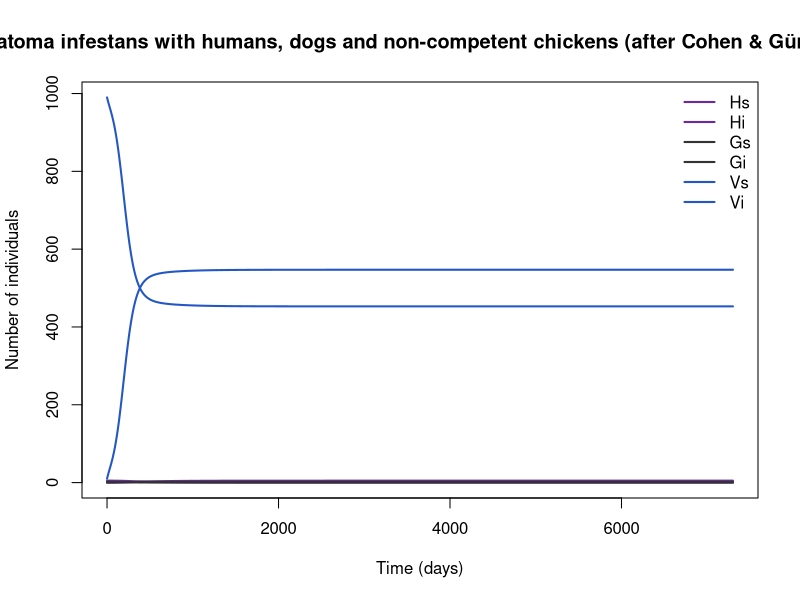

R code for this plot:
## Domestic Chagas transmission: Triatoma infestans with humans, dogs and non-competent chickens (after Cohen & Gürtler 2001) [ILLUSTRATIVE-COMPOSITE]
## Chagas disease (Trypanosoma cruzi), rural households, Santiago del Estero, Argentina.
## Parameter values: 0 of 14 checked against the source; the rest are recalled or illustrative.
## Reference: Cohen JE, Gürtler RE (2001). Modeling household transmission of American trypanosomiasis. Science 293(5530):694–698
## Source: https://doi.org/10.1126/science.1060638
##
## Generated from a compartmental model diagram (model format v1).
## Regenerating from the same diagram always gives this exact file.
##
## Compartments: Hs, Hi, Gs, Gi, Vs, Vi
## Flows (time unit: days):
##   (outside) -> Hs  : mu_hum * Nh
##   Hs -> Hi         : lam_hum * Hs
##   Hs -> (outside)  : mu_hum * Hs
##   Hi -> (outside)  : mu_hum * Hi
##   (outside) -> Gs  : mu_dog * Ng
##   Gs -> Gi         : lam_dog * Gs
##   Gs -> (outside)  : mu_dog * Gs
##   Gi -> (outside)  : mu_dog * Gi
##   (outside) -> Vs  : r_bug * Nv
##   Vs -> Vi         : lam_bug * Vs
##   Vs -> (outside)  : (mu_bug + (r_bug - mu_bug) * Nv / K_bug) * Vs
##   Vi -> (outside)  : (mu_bug + (r_bug - mu_bug) * Nv / K_bug) * Vi

library(deSolve)

# ---- Time ------------------------------------------------------------
times <- seq(0, 7300, by = 10)  # days

# ---- Parameters ------------------------------------------------------
parameters <- c(
  a_b = 0.1429,      # blood meals per bug per day (weekly) (1/day)
  w_hum = 1,         # feeding weight on humans
  w_dog = 2.5,       # feeding weight on dogs (dogs preferred)
  w_chk = 1,         # feeding weight on chickens
  N_chk = 5,         # constant (chickens)
  p_vh = 5.8e-4,     # bug → human per-contact probability (Nouvellet 2013)
  p_vg = 0.001,      # bug → dog per-contact probability
  p_hv = 0.05,       # infected human → bug per-meal probability
  p_gv = 0.49,       # infected dog → bug per-meal probability
  mu_hum = 4.57e-5,  # human birth/death (1/day)
  mu_dog = 9.13e-4,  # dog birth/death (3-yr life) (1/day)
  r_bug = 0.02,      # bug per-capita recruitment (1/day)
  mu_bug = 0.005,    # bug death (1/day)
  K_bug = 1000       # (bugs/house)
)

# ---- Initial conditions ----------------------------------------------
state <- c(
  Hs = 5,    # uninfected humans
  Hi = 0,    # infected humans (chronic, lifelong)
  Gs = 1.9,  # uninfected dogs
  Gi = 0.1,  # infected dogs
  Vs = 990,  # uninfected triatomine bugs
  Vi = 10    # infected bugs (lifelong)
)

# ---- Model equations -------------------------------------------------
chagas_household_cohen2001_model <- function(t, state, parameters) {
  with(as.list(c(state, parameters)), {
    # Total population
    N <- Hs + Hi + Gs + Gi

    # Derived quantities
    Nh <- Hs + Hi
    Ng <- Gs + Gi
    Nv <- Vs + Vi
    wsum <- w_hum * Nh + w_dog * Ng + w_chk * N_chk
    f_hum <- w_hum * Nh / wsum                                          # share of bites on humans
    f_dog <- w_dog * Ng / wsum                                          # share of bites on dogs
    lam_hum <- a_b * f_hum * p_vh * Vi / Nh                             # human force of infection
    lam_dog <- a_b * f_dog * p_vg * Vi / Ng                             # dog force of infection
    lam_bug <- a_b * (f_hum * p_hv * Hi / Nh + f_dog * p_gv * Gi / Ng)  # bug force of infection

    # Rates of change
    dHs <- mu_hum * Nh - lam_hum * Hs - mu_hum * Hs
    dHi <- lam_hum * Hs - mu_hum * Hi
    dGs <- mu_dog * Ng - lam_dog * Gs - mu_dog * Gs
    dGi <- lam_dog * Gs - mu_dog * Gi
    dVs <- r_bug * Nv - lam_bug * Vs - (mu_bug + (r_bug - mu_bug) * Nv / K_bug) * Vs
    dVi <- lam_bug * Vs - (mu_bug + (r_bug - mu_bug) * Nv / K_bug) * Vi

    list(c(dHs, dHi, dGs, dGi, dVs, dVi))
  })
}

# ---- Solve -----------------------------------------------------------
out <- ode(y = state, times = times, func = chagas_household_cohen2001_model, parms = parameters)
out <- as.data.frame(out)

# ---- Plot ------------------------------------------------------------
compartment_cols <- c(Hs = "#6A2C9C", Hi = "#6A2C9C", Gs = "#333333", Gi = "#333333", Vs = "#2457C5", Vi = "#2457C5")
matplot(out$time, out[, names(compartment_cols)], type = "l", lty = 1, lwd = 2,
        col = compartment_cols, xlab = "Time (days)", ylab = "Number of individuals",
        main = "Domestic Chagas transmission: Triatoma infestans with humans, dogs and non-competent chickens (after Cohen & Gürtler 2001) [ILLUSTRATIVE-COMPOSITE]")
legend("topright", legend = names(compartment_cols), col = compartment_cols,
       lty = 1, lwd = 2, bty = "n")
